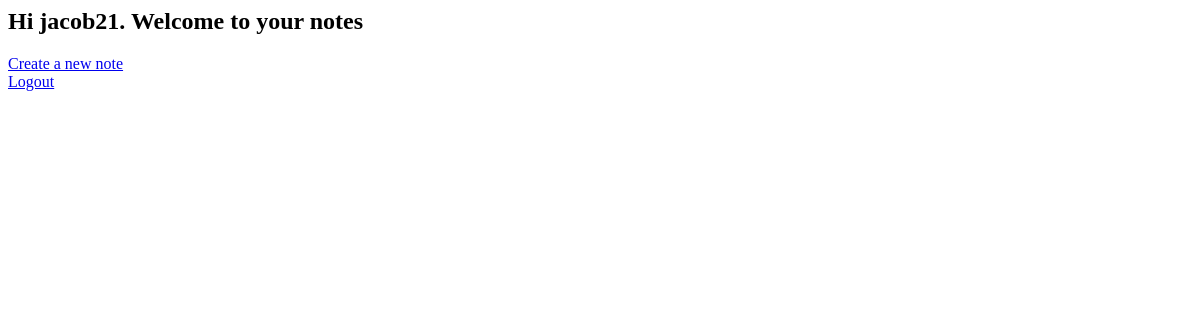
The page /notes/home/ (signed in) on the database as committed earlier.
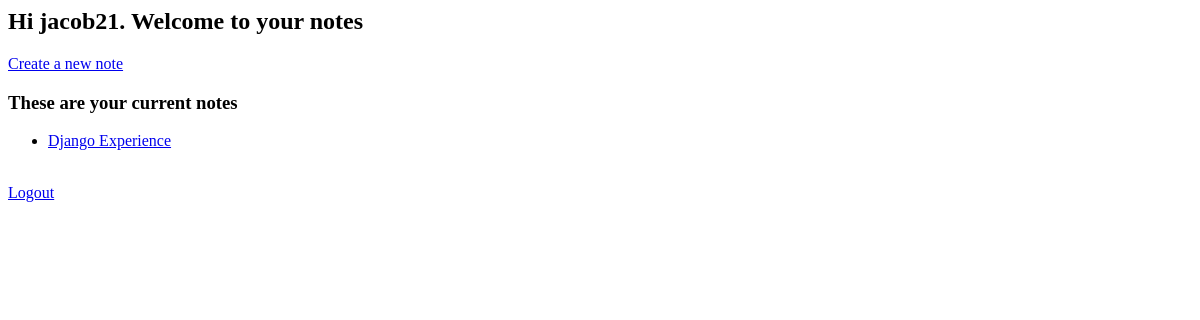
The same page on the database as committed later.
### notes/models.py (models this page shows, shortened)
class Note(models.Model):
  title = models.CharField(max_length=30)
  noteText = models.TextField(blank=True)
  date = models.DateTimeField()
  user = models.ForeignKey(User, on_delete=models.CASCADE)

### notes/views.py (the view)
# urls.py: path('home/', views.home, name='home'),
def home(request):
  if(request.user.is_authenticated):
    username = request.user.username
    notes = Note.objects.all().filter(user = request.user)
    context = {
      'username': username,
      'notes': notes
    }
  return render(request, "notes/home.html", context)

### notes/templates/notes/home.html
<h2>Hi {{username}}.  Welcome to your notes</h2>
<a href="/notes/new">Create a new note</a><br>
{% if notes.exists %}
  <h3>These are your current notes</h3>
  <ul>
    {% for note in notes %}
      <li><a href="/notes/view/{{ note.id }}">{{ note.title }}</a></li><br/>
    {%endfor%}
  </ul>
{% endif %}
<a href="/logout">Logout</a>

Rows that differ between the two databases and show on the page:
added Note: title "Django Experience"
Other text that changed with them:
text now shown: "These are your current notes"
